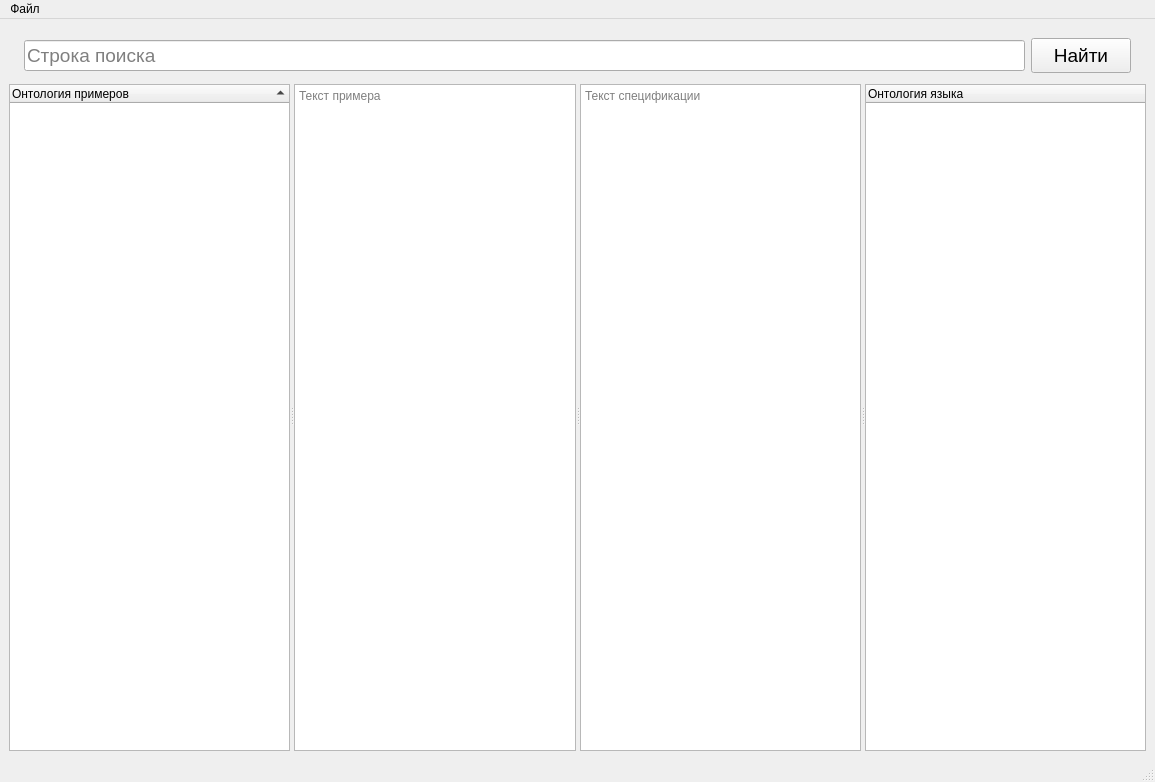
<?xml version="1.0" encoding="UTF-8"?>
<ui version="4.0">
 <class>MainWindow</class>
 <widget class="QMainWindow" name="MainWindow">
  <property name="geometry">
   <rect>
    <x>0</x>
    <y>0</y>
    <width>1155</width>
    <height>782</height>
   </rect>
  </property>
  <property name="windowTitle">
   <string>Программный Комплекс</string>
  </property>
  <property name="windowIcon">
   <iconset resource="IconEdit.qrc">
    <normaloff>:/Ic/edit_ico.ico</normaloff>:/Ic/edit_ico.ico</iconset>
  </property>
  <widget class="QWidget" name="centralwidget">
   <layout class="QVBoxLayout" name="verticalLayout_2">
    <item>
     <layout class="QHBoxLayout" name="horizontalLayout_33113">
      <property name="leftMargin">
       <number>15</number>
      </property>
      <property name="topMargin">
       <number>10</number>
      </property>
      <property name="rightMargin">
       <number>15</number>
      </property>
      <item alignment="Qt::AlignVCenter">
       <widget class="QLineEdit" name="Line_Find">
        <property name="sizePolicy">
         <sizepolicy hsizetype="Minimum" vsizetype="Minimum">
          <horstretch>0</horstretch>
          <verstretch>0</verstretch>
         </sizepolicy>
        </property>
        <property name="font">
         <font>
          <family>Segoe UI</family>
          <pointsize>14</pointsize>
         </font>
        </property>
        <property name="placeholderText">
         <string>Строка поиска</string>
        </property>
       </widget>
      </item>
      <item>
       <widget class="QPushButton" name="BFind">
        <property name="sizePolicy">
         <sizepolicy hsizetype="Maximum" vsizetype="Minimum">
          <horstretch>0</horstretch>
          <verstretch>0</verstretch>
         </sizepolicy>
        </property>
        <property name="minimumSize">
         <size>
          <width>100</width>
          <height>35</height>
         </size>
        </property>
        <property name="font">
         <font>
          <family>Segoe UI</family>
          <pointsize>14</pointsize>
          <weight>50</weight>
          <bold>false</bold>
         </font>
        </property>
        <property name="text">
         <string>Найти</string>
        </property>
       </widget>
      </item>
     </layout>
    </item>
    <item>
     <widget class="QSplitter" name="splitter">
      <property name="enabled">
       <bool>true</bool>
      </property>
      <property name="sizePolicy">
       <sizepolicy hsizetype="Expanding" vsizetype="MinimumExpanding">
        <horstretch>0</horstretch>
        <verstretch>0</verstretch>
       </sizepolicy>
      </property>
      <property name="orientation">
       <enum>Qt::Horizontal</enum>
      </property>
      <widget class="QWidget" name="layoutWidget">
       <layout class="QVBoxLayout" name="verticalLayout">
        <property name="topMargin">
         <number>5</number>
        </property>
        <item>
         <widget class="QTreeWidget" name="Tree_Examples">
          <property name="sizePolicy">
           <sizepolicy hsizetype="Expanding" vsizetype="Expanding">
            <horstretch>0</horstretch>
            <verstretch>0</verstretch>
           </sizepolicy>
          </property>
          <property name="sortingEnabled">
           <bool>true</bool>
          </property>
          <property name="animated">
           <bool>false</bool>
          </property>
          <property name="wordWrap">
           <bool>false</bool>
          </property>
          <attribute name="headerCascadingSectionResizes">
           <bool>false</bool>
          </attribute>
          <attribute name="headerDefaultSectionSize">
           <number>180</number>
          </attribute>
          <attribute name="headerHighlightSections">
           <bool>false</bool>
          </attribute>
          <attribute name="headerMinimumSectionSize">
           <number>40</number>
          </attribute>
          <attribute name="headerShowSortIndicator" stdset="0">
           <bool>true</bool>
          </attribute>
          <column>
           <property name="text">
            <string>Онтология примеров</string>
           </property>
          </column>
         </widget>
        </item>
       </layout>
      </widget>
      <widget class="QWidget" name="layoutWidget">
       <layout class="QVBoxLayout" name="verticalLayout_5">
        <property name="topMargin">
         <number>5</number>
        </property>
        <item>
         <widget class="QTextEdit" name="Example_Text">
          <property name="placeholderText">
           <string>Текст примера</string>
          </property>
         </widget>
        </item>
       </layout>
      </widget>
      <widget class="QWidget" name="layoutWidget">
       <layout class="QVBoxLayout" name="verticalLayout_3">
        <property name="topMargin">
         <number>5</number>
        </property>
        <item>
         <widget class="QTextEdit" name="Language_Text">
          <property name="placeholderText">
           <string>Текст спецификации</string>
          </property>
         </widget>
        </item>
       </layout>
      </widget>
      <widget class="QWidget" name="verticalLayoutWidget">
       <layout class="QVBoxLayout" name="verticalLayout_8">
        <property name="topMargin">
         <number>5</number>
        </property>
        <item>
         <widget class="QTreeWidget" name="Tree_Language">
          <property name="enabled">
           <bool>true</bool>
          </property>
          <property name="rootIsDecorated">
           <bool>true</bool>
          </property>
          <property name="uniformRowHeights">
           <bool>false</bool>
          </property>
          <property name="itemsExpandable">
           <bool>true</bool>
          </property>
          <property name="headerHidden">
           <bool>false</bool>
          </property>
          <column>
           <property name="text">
            <string notr="true">Онтология языка</string>
           </property>
          </column>
         </widget>
        </item>
       </layout>
      </widget>
     </widget>
    </item>
   </layout>
  </widget>
  <widget class="QMenuBar" name="menubar">
   <property name="geometry">
    <rect>
     <x>0</x>
     <y>0</y>
     <width>1155</width>
     <height>21</height>
    </rect>
   </property>
   <widget class="QMenu" name="menudd">
    <property name="title">
     <string>Файл</string>
    </property>
    <addaction name="actionOpen"/>
    <addaction name="actionOpen_Right"/>
    <addaction name="actionExtendEx"/>
    <addaction name="separator"/>
    <addaction name="action_SaveEx"/>
    <addaction name="action_SaveAs"/>
   </widget>
   <addaction name="menudd"/>
  </widget>
  <widget class="QStatusBar" name="statusbar"/>
  <action name="actionOpen">
   <property name="text">
    <string>Открыть Примеры</string>
   </property>
  </action>
  <action name="actionOpen_Right">
   <property name="text">
    <string>Открыть Язык</string>
   </property>
  </action>
  <action name="actionSet1">
   <property name="text">
    <string>Настройка 1</string>
   </property>
  </action>
  <action name="action_SaveEx">
   <property name="text">
    <string>Сохранить примеры</string>
   </property>
  </action>
  <action name="actionExtendEx">
   <property name="text">
    <string>Расширить Примеры JSON'ом</string>
   </property>
  </action>
  <action name="action_SaveAs">
   <property name="text">
    <string>Сохранить примеры как...</string>
   </property>
  </action>
 </widget>
 <resources>
  <include location="IconEdit.qrc"/>
 </resources>
 <connections/>
</ui>
